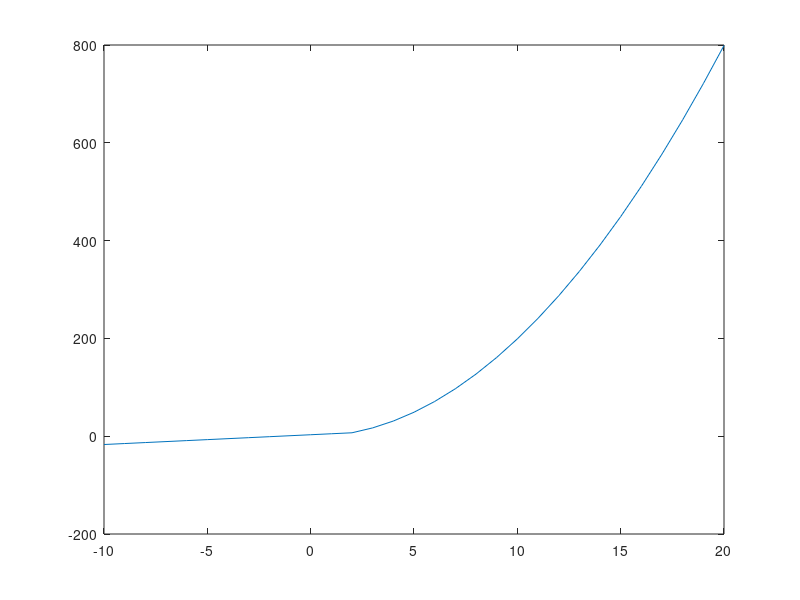

Recreate this plot in MATLAB.
function test5_1_8
%example 5.1.8 from MATLAB book
x=-10:20;
for k=1:length(x)
    if x(k)<=2
        f(k)=2*x(k)+3;
    else
        f(k)=2*x(k)^2-1;
    end
end
plot(x,f);
        